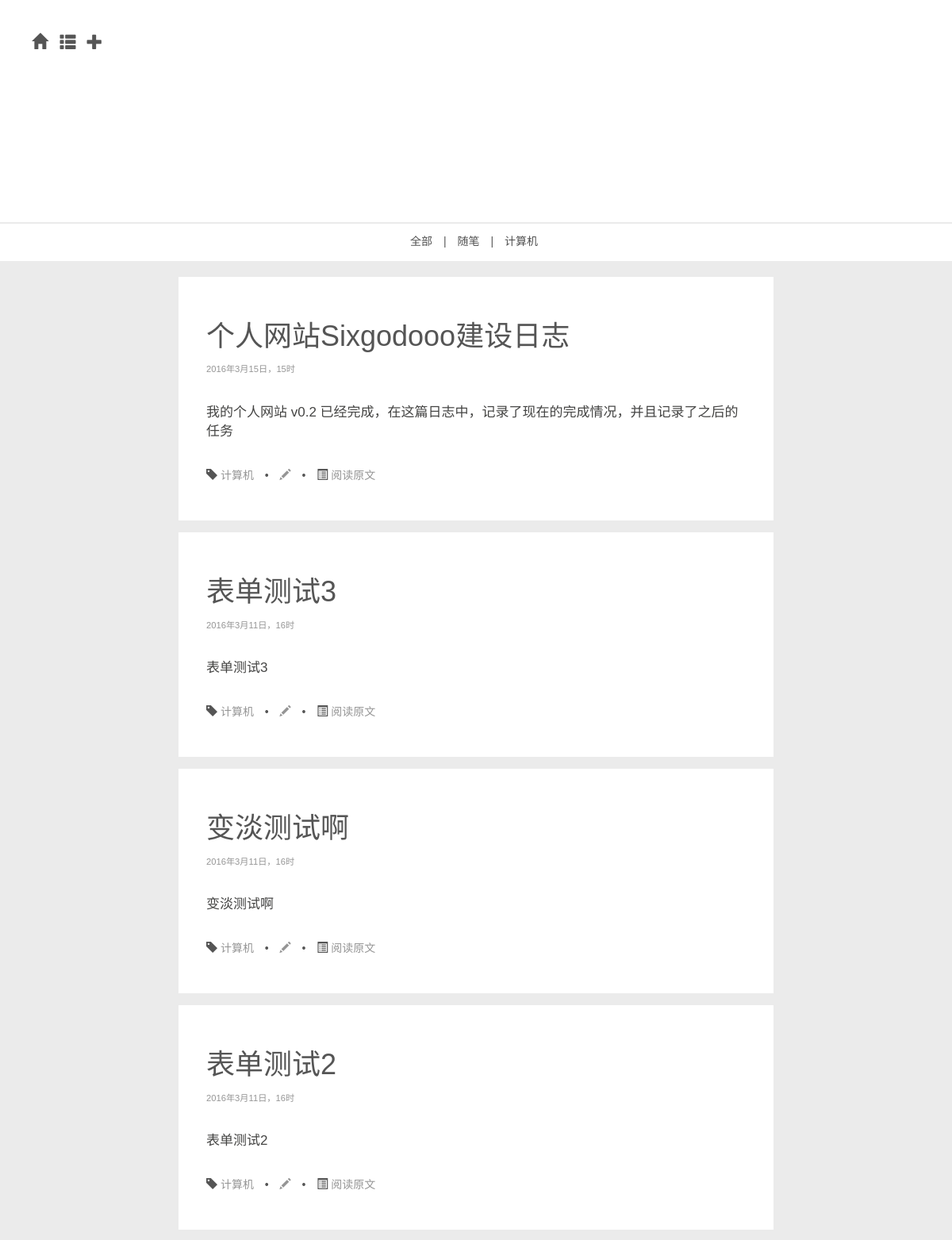
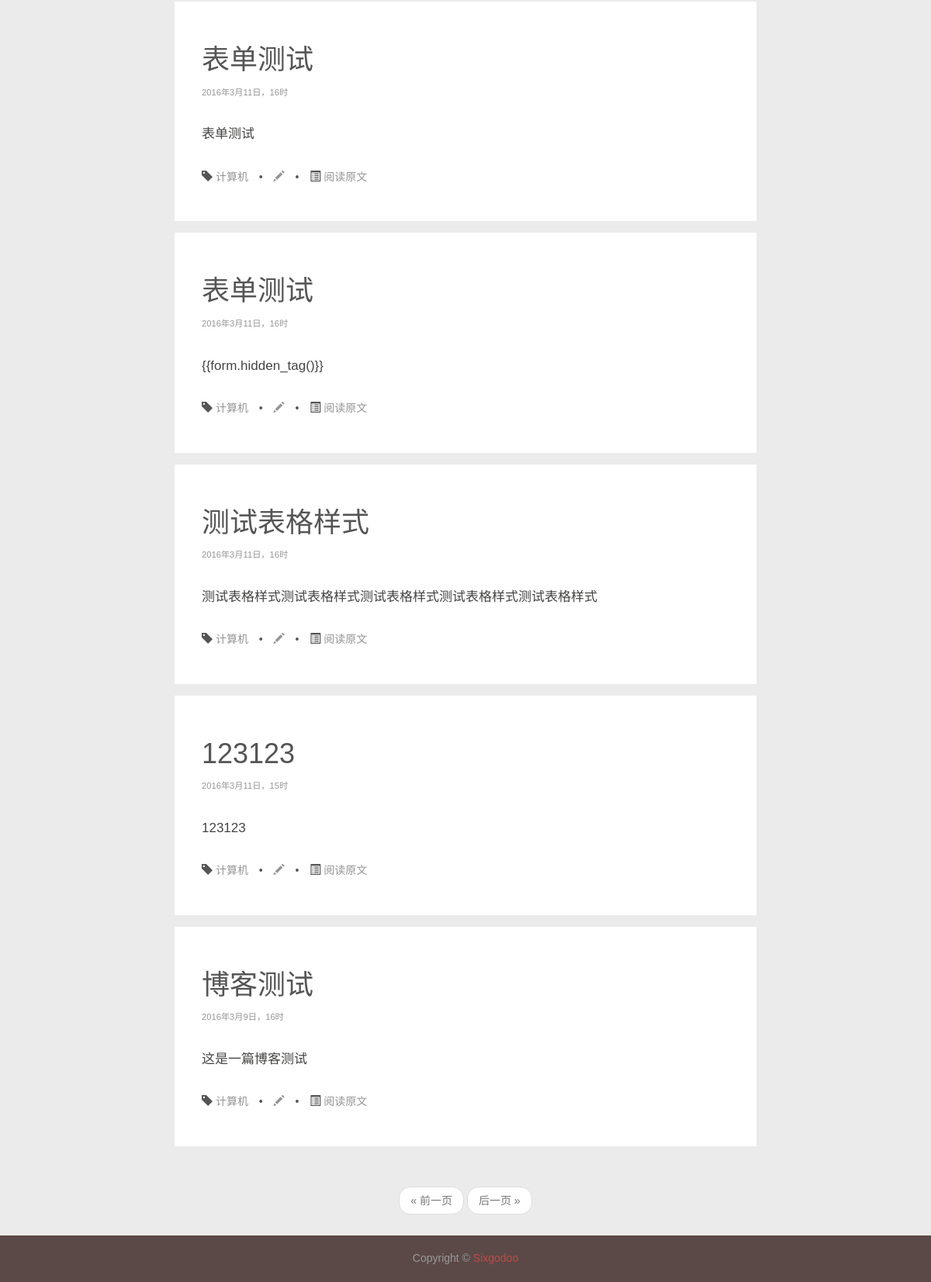
Screenshot of /blogs/category/2 with the database file from the repository (2 pictures, top to bottom).
### app/models.py (models this page shows, shortened)
class Category(db.Model):
	__tablename__ = 'categorys'
	id = db.Column(db.Integer, primary_key = True)
	name = db.Column(db.String, unique = True)
	blogs = db.relationship('Blog', backref = 'category')

class Blog(db.Model):
	__tablename__ = 'blogs'
	id = db.Column(db.Integer, primary_key = True)
	title = db.Column(db.String)
	timestamp = db.Column(db.Time)
	tag = db.Column(db.String, index = True)
	timestamp = db.Column(db.DateTime,index=True,default=datetime.now)
	text = db.Column(db.Text)
	abstract = db.Column(db.String)
	category_id = db.Column(db.Integer, db.ForeignKey('categorys.id'))

### app/main/views.py (the view)
@main.route('/blogs/category/<int:cat_id>')
def category(cat_id):
	categories = Category.query.all()
	page = request.args.get('page',1,type=int)
	if cat_id == 0:
		title=u'博客'
		pagination = Blog.query.order_by(Blog.timestamp.desc()).paginate(page,per_page=current_app.config['FLASKY_POSTS_PER_PAGE'],error_out=False)
	else:
		title=Category.query.filter_by(id=cat_id).first().name
		pagination = Blog.query.filter_by(category_id=cat_id).order_by(Blog.timestamp.desc()).paginate(page,per_page=current_app.config['FLASKY_POSTS_PER_PAGE'],error_out=False)
	blogs = pagination.items
	return render_template('blogs.html',cat_id=cat_id,blogs=blogs,pagination=pagination,categories=categories,title=title)

### app/templates/blogs.html (shortened to what this page needs)
{% extends "new_base.html" %}
{% import "bootstrap/wtf.html" as wtf %}
{% block head %}
	{{super()}}
	<link href={{ url_for('static',filename='item.css') }} rel="stylesheet">
{% endblock %}
{% block topnav %}
<div class="top-nav">
<ul class="list-inline">
	<li role="presentation"><a href={{url_for('main.category',cat_id=0)}}>全部</a></li>
	{% for cat in categories %}
		<li>|</li>
		<li role="presentation"><a href={{url_for('main.category',cat_id=cat.id)}}>{{cat.name}}</a></li>
	{% endfor %}
</ul>
</div>
{% endblock %}
{%block nav_extent%}
<div class="nav-ul lg">
	<div class="dropdown">
		<a class="dropdown-toggle" data-toggle="dropdown" role="button" aria-haspopup="true" aria-expanded="false">
			<span class="glyphicon glyphicon-plus" aria-hidden="true"></span>
		</a>
	</div>
</div>
{%endblock%}
{% block content %}
	{% if blogs %}
	{% for blog in blogs %}
	<section>
		<div class="container">
			<div class="row">
				<main class="col-md-8 col-md-offset-2">
					<article class="post">
						<header class="post-head">
								<h1>{{blog.title}}</h1>
							<p class="post-time">
								{{blog.timestamp.year}}年{{blog.timestamp.month}}月{{blog.timestamp.day}}日，{{blog.timestamp.hour}}时
							</p>
						</header>
						<div class="post-text">
							{%if single %}
								<p class="post-text">{{blog.text}}</p>
							{% else %}
								<p>{{ blog.abstract }}</p>
							{%endif%}
						</div>
						<div class="post-meta">
							<div class="post-extent">
								<ul class="list-inline">
									<li>
										<span class="glyphicon glyphicon-tag"></span>
										<a href={{url_for('main.category',cat_id=blog.category.id)}}>{{blog.category.name}}</a>
									</li>
									<li>•</li>
									<li>
										<a href={{url_for('main.edit_blog',blog_id=blog.id)}}>
											<span class="glyphicon glyphicon-pencil"></span>
										</a>
									</li>
									<li>•</li>
									<li>
										<span class="glyphicon glyphicon-list-alt"></span>
										<a href={{url_for('main.article',blog_id=blog.id)}}>
											 阅读原文
										</a>
									</li>
							</div>
						</div>
					</article>
				</main>
			</div>
		</div>
	</section>
	{% endfor %}
	{% endif %}
{% endblock %}
{% block page %}
{% if pagination %}
<div class="pagination my-pagination">
	<div class="container">
		{{macros.pagination_widget(pagination,'main.category',cat_id=cat_id)}}
	</div>
</div>
{% endif %}
{% endblock %}

### app/static/new_base.css (style rules this page uses)
body { min-height: 700px; color: #555; font-size: 14px; line-height:1.75em; background:#ebebeb; position:relative; font-family: Helvetica, Arial, STXihei, "华文细黑", "Microsoft YaHei", "微软雅黑", sans-serif; }
.top-nav { padding-top: 10px; padding-bottom: 2px; border-top: 2px solid #EBEBEB; background-color: #FFFFFF; margin-bottom: 20px; text-align: center; }
.top-nav a { color:#505050; }
.nav a { color: #555; }
.nav-ul { display: inline-block; padding-left: 0.3em; }
.lg { padding: 10px 5px; font-size: 20px; margin-bottom: -10px; }
.my-pagination { display: block; bottom: 100px; margin: 0; width: 100%; height: 60px; text-align: center; padding-top:1.2em; }

### app/static/item.css (style rules this page uses)
.post { padding:35px; background:#FFFFFF; margin-bottom:15px; position:relative; overflow:hidden; }
.post-text { font-size: 17px; color: #444443; margin:30px 0; }
.post-time { font-size: 0.8em; color: #959595; }
.post a { color: #959595; }

### app/templates/base.html (style rules this page uses)
article, aside, details, figcaption, figure, footer, header, hgroup, menu, nav, section { display: block; }

### rows the page displays
Category: name "随笔"
Category: name "计算机"
Blog: title "个人网站Sixgodooo建设日志", timestamp.year "2016", timestamp.month "3", timestamp.day "15", timestamp.hour "15", abstract "我的个人网站 v0.2 已经完成，在这篇日志中，记录了现在的完成情况，并且记录了之后的任务", category.name "计算机"
Blog: title "表单测试3", timestamp.year "2016", timestamp.month "3", timestamp.day "11", timestamp.hour "16", abstract "表单测试3", category.name "计算机"
Blog: title "变淡测试啊", timestamp.year "2016", timestamp.month "3", timestamp.day "11", timestamp.hour "16", abstract "变淡测试啊", category.name "计算机"
Blog: title "表单测试2", timestamp.year "2016", timestamp.month "3", timestamp.day "11", timestamp.hour "16", abstract "表单测试2", category.name "计算机"
Blog: title "表单测试", timestamp.year "2016", timestamp.month "3", timestamp.day "11", timestamp.hour "16", abstract "表单测试", category.name "计算机"
Blog: title "表单测试", timestamp.year "2016", timestamp.month "3", timestamp.day "11", timestamp.hour "16", abstract "{{form.hidden_tag()}}", category.name "计算机"
Blog: title "测试表格样式", timestamp.year "2016", timestamp.month "3", timestamp.day "11", timestamp.hour "16", abstract "测试表格样式测试表格样式测试表格样式测试表格样式测试表格样式", category.name "计算机"
Blog: title "123123", timestamp.year "2016", timestamp.month "3", timestamp.day "11", timestamp.hour "15", abstract "123123", category.name "计算机"
Blog: title "博客测试", timestamp.year "2016", timestamp.month "3", timestamp.day "9", timestamp.hour "16", abstract "这是一篇博客测试", category.name "计算机"
